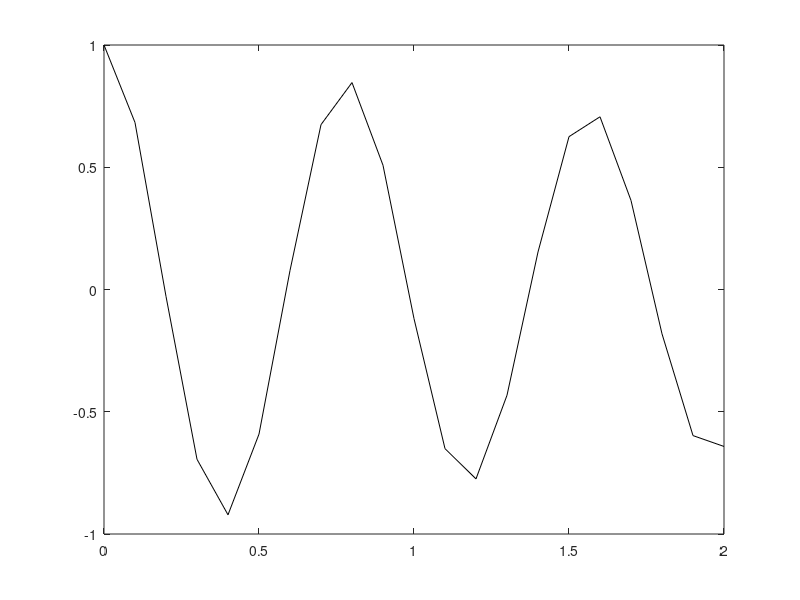

MATLAB code to generate this figure: (Note: this script raises an error after producing the figure.)
hold off
t = [0:0.1:2]
f = @(t) cos(8*t).*exp(-0.2*t);
x = f(t);
plot(t,x,'k')
hold on
df = @(t) exp(-0.2*t).*(-0.2*cos(8*t) - 8*sin(8*t));
x1_2pt = derivative1_2pt(x,t);
plot(t,x1_2pt,'g.')
plot(t,df(t))
df2 = @(t) exp(-0.2*t).*(-63.96*cos(8*t) + 3.2*sin(8*t));
x2_3pt = derivative2_3pt(x,t)
plot(t,x2_3pt,'r.')
plot(t,df2(t),'y')